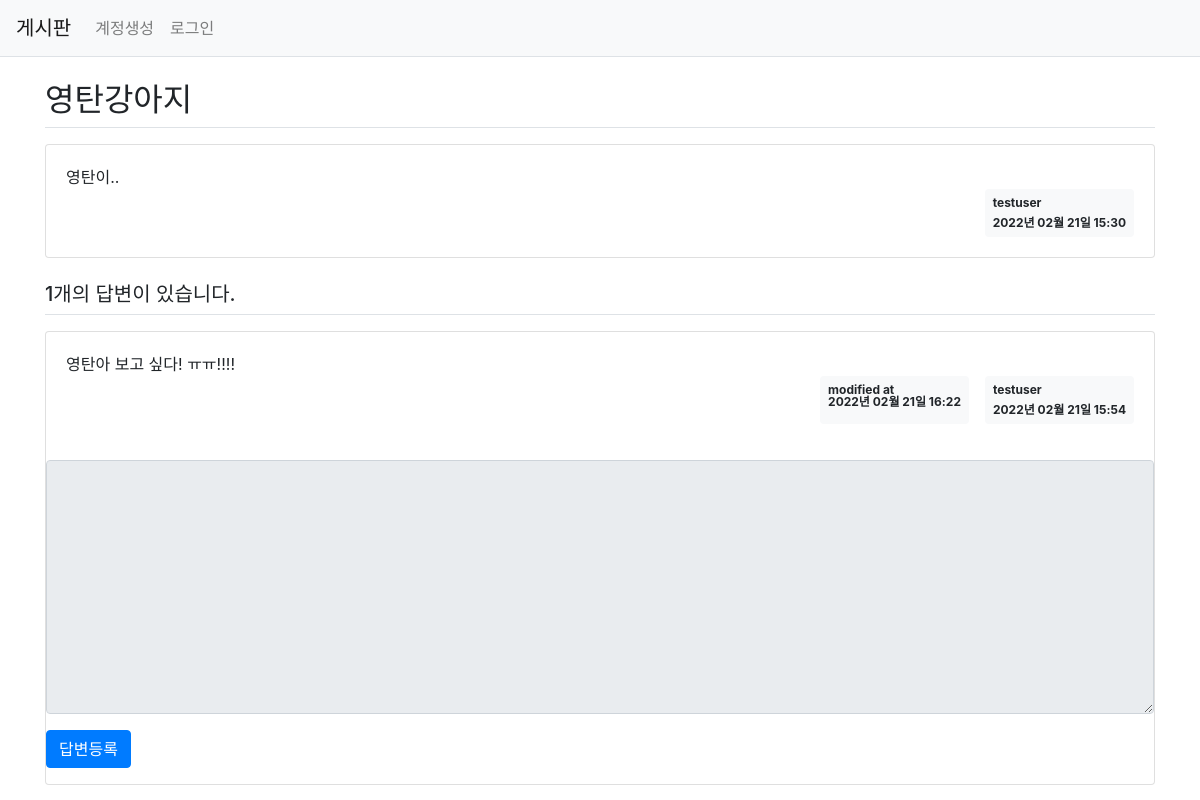
Screenshot of /question/detail/1 with the database file from the repository.
### pybo/models.py (models this page shows)
class Question(db.Model):
    id = db.Column(db.Integer, primary_key=True)
    subject = db.Column(db.String(200), nullable=False)
    content = db.Column(db.Text(), nullable=False)
    create_date = db.Column(db.DateTime(), nullable=False)
    user_id = db.Column(db.Integer, db.ForeignKey('user.id', ondelete='CASCADE'), nullable=False)
    user = db.relationship('User', backref=db.backref('question_set'))
    modify_date = db.Column(db.DateTime(), nullable=True)

class User(db.Model):
    id = db.Column(db.Integer, primary_key=True)
    username = db.Column(db.String(150), unique=True, nullable=False)
    password = db.Column(db.String(200), nullable=False)
    email = db.Column(db.String(120), unique=True, nullable=False)

class Answer(db.Model):
    id = db.Column(db.Integer, primary_key=True)
    question_id = db.Column(db.Integer, db.ForeignKey('question.id', ondelete='CASCADE'))
    question = db.relationship('Question', backref=db.backref('answer_set'))
    content = db.Column(db.Text(), nullable=False)
    create_date = db.Column(db.DateTime(), nullable=False)
    modify_date = db.Column(db.DateTime(), nullable=True)
    user_id = db.Column(db.Integer, db.ForeignKey('user.id', ondelete='CASCADE'), nullable=False)
    user = db.relationship('User', backref=db.backref('answer_set'))

### pybo/views/question_views.py (the view)
@bp.route('/detail/<int:question_id>')
def detail(question_id):
    form = AnswerForm()
    question = Question.query.get_or_404(question_id)
    return render_template('question/question_detail.html', question=question, form=form)

### pybo/forms.py
class AnswerForm(FlaskForm):
    content = TextAreaField('내용', validators=[DataRequired('내용은 필수입력 항목입니다.')])

### pybo/filter.py (called while the page is built)
def format_datetime(value, fmt='%Y년 %m월 %d일 %H:%M'):
    return value.strftime(fmt)

### pybo/views/auth_views.py (called while the page is built)
@bp.before_app_request
def load_logged_in_user():
    user_id = session.get('user_id')
    if user_id is None:
        g.user = None
    else:
        g.user = User.query.get(user_id)

### pybo/templates/question/question_detail.html (shortened to what this page needs)
{% extends 'base.html' %}
{% block content %}
<div class="container my-3">
    <h2 class="border-bottom py-2">{{ question.subject }}</h2>
    <div class="card my-3">
        <div class="card-body">
            <div class="card-text" style="white-space: pre-line;">{{ question.content }}</div>
            <div class="d-flex justify-content-end">
                <div class="badge badge-light p-2 text-left">
                    <div class="mb-2">{{ question.user.username }} </div>
                    <div> {{ question.create_date|datetime }} </div>
                </div>
            </div>
        </div>
    </div>
    <h5 class="border-bottom my-3 py-2">{{ question.answer_set|length }}개의 답변이 있습니다.</h5>
    {% for answer in question.answer_set %}
    <div class="card my-3">
        <div class="card-body">
            <div class="card-text" style="white-space: pre-line;">{{ answer.content }}</div>
            <div class="d-flex justify-content-end">
                {% if answer.modify_date %}
                <div class="badge badge-light p-2 text-left mx-3">
                    <div class-"mb-2">modified at</div>
                    <div>{{ answer.modify_date|datetime }}</div>
                </div>
                {% endif %}
                <div class="badge badge-light p-2 text-left">
                    <div class="mb-2">{{ answer.user.username }}</div>
                    <div>{{ answer.create_date|datetime }}</div>
                </div>
            </div>
    </div>
    {% endfor %}
    <form action="{{ url_for('answer.create', question_id=question.id) }}" method="post" class="my-3">
        <div class="form-group">
            <textarea {% if not g.user %} disabled {% endif %}
            name="content" id="content" class="form-control" rows="10"></textarea>
        </div>
        <input type="submit" value="답변등록" class="btn btn-primary">
    </form>
</div>
{% endblock %}

### pybo/templates/base.html (shortened to what this page needs)
<!doctype html>
<html lang="ko">
<head>
    <link rel="stylesheet" href="{{ url_for('static', filename='bootstrap.min.css') }}">
    <link rel="stylesheet" href="{{ url_for('static', filename='style.css') }}">
</head>
<body>
{% include "navbar.html" %}
{% block content %}
{% endblock %}
</body>
</html>

### pybo/templates/navbar.html (shortened to what this page needs)
<nav class="navbar navbar-expand-lg navbar-light bg-light border-bottom">
    <a class="navbar-brand" href="{{ url_for('main.index') }}">게시판</a>
    <div class="collapse navbar-collapse flex-grow-0" id="navbarNav">
        {% if g.user %}
        <ul class="navbar-nav">
            <li class="nav-item">
                <a class="nav-link" href="{{ url_for('auth.logout') }}">{{ g.user.username }} (로그아웃) </a>
            </li>
        </ul>
        {% else %}
        <ul class="navbar-nav">
            <li class="nav-item ">
                <a class="nav-link" href="{{ url_for('auth.signup') }}">계정생성</a>
            </li>
            <li class="nav-item ">
                <a class="nav-link" href="{{ url_for('auth.login') }}">로그인</a>
            </li>
        </ul>
        {% endif %}
    </div>
</nav>

### rows the page displays
Question: subject "영탄강아지", content "영탄이..", create_date "2022년 02월 21일 15:30"
User: user.username "testuser"
Answer: content "영탄아 보고 싶다! ㅠㅠ!!!!", modify_date "2022년 02월 21일 16:22", user.username "testuser", create_date "2022년 02월 21일 15:54"

### other values shown
{{ question.answer_set|length }} "1"
